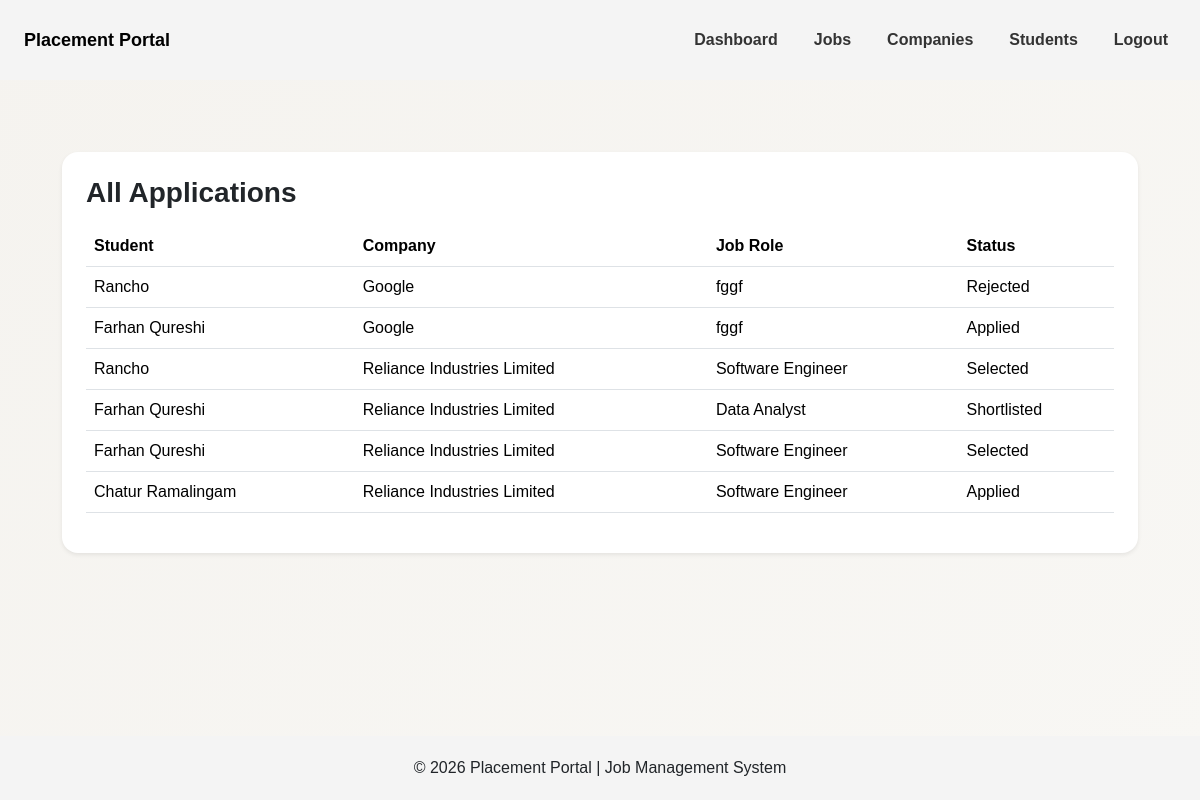
The app's page /admin_applications (signed in) with its own data.
### app.py (models this page shows)
class Application(db.Model):
    __tablename__ = "applications"
    id = db.Column(db.Integer, primary_key=True)
    status = db.Column(db.String(50), default="Applied")
    student_id = db.Column(db.Integer, db.ForeignKey("students.id"))
    job_id = db.Column(db.Integer, db.ForeignKey("jobs.id"))
    applied_at = db.Column(db.DateTime, default=datetime.utcnow)
    student = db.relationship("Student",back_populates="applications")
    job = db.relationship("Job",back_populates="applications")

class Student(db.Model):
    __tablename__ = "students"
    id = db.Column(db.Integer, primary_key=True)
    name = db.Column(db.String(150))
    college_name = db.Column(db.String(150))
    branch = db.Column(db.String(50))
    cgpa = db.Column(db.Float)
    skills = db.Column(db.String(300))
    resume_link = db.Column(db.String(200))
    is_blacklisted = db.Column(db.Boolean, default=False)
    user_id = db.Column(db.Integer, db.ForeignKey("users.id"))
    user = db.relationship("User",back_populates="student_profile")
    applications = db.relationship("Application",back_populates="student")

class Company(db.Model):
    __tablename__ = "companies"
    id = db.Column(db.Integer, primary_key=True)
    user_id = db.Column(db.Integer,db.ForeignKey("users.id"),nullable=False)
    company_name = db.Column(db.String(100))
    industry = db.Column(db.String(100))
    location = db.Column(db.String(100))
    website = db.Column(db.String(200))
    company_size = db.Column(db.String(50))
    hr_name = db.Column(db.String(100))
    hr_email = db.Column(db.String(120))
    description = db.Column(db.Text)
    is_blacklisted = db.Column(db.Boolean, default=False)
    jobs = db.relationship("Job",back_populates="company")

class Job(db.Model):
    __tablename__ = "jobs"
    id = db.Column(db.Integer, primary_key=True)
    role = db.Column(db.String(100))
    skills = db.Column(db.String(200))
    experience = db.Column(db.String(50))
    salary = db.Column(db.String(50))
    description = db.Column(db.Text)
    status = db.Column(db.String(20), default="Pending")
    deadline = db.Column(db.DateTime)
    created_at = db.Column(db.DateTime, default=datetime.utcnow)
    company_id = db.Column(db.Integer, db.ForeignKey("companies.id"))
    company = db.relationship("Company",back_populates="jobs")
    applications = db.relationship("Application",back_populates="job")

### app.py (the view)
@app.route("/admin_applications")
def admin_applications():
    if "id" not in session:
        return redirect("/login")
    user = User.query.get(session["id"])
    if user.role != "admin":
        return "Access denied"
    applications = Application.query.all()
    return render_template(
        "admin_applications.html",
        applications=applications
    )

### templates/admin_applications.html
{% extends "base.html" %}
{% block content %}
<div class="container mt-5" style="max-width:1100px;">
    <div class="card shadow-sm border-0 p-4 rounded-4">
        <h3 class="fw-bold mb-3">All Applications</h3>
        <table class="table table-hover">
            <thead>
                <tr>
                    <th>Student</th>
                    <th>Company</th>
                    <th>Job Role</th>
                    <th>Status</th>
                </tr>
            </thead>
            <tbody>
            {% for app in applications %}
            <tr>
                <td>{{ app.student.name }}</td>
                <td>{{ app.job.company.company_name }}</td>
                <td>{{ app.job.role }}</td>
                <td>{{ app.status }}</td>
            </tr>
            {% endfor %}
            </tbody>
        </table>
    </div>
</div>
{% endblock %}

### static/style.css (style rules this page uses)
html, body { height: 100%; margin: 0; font-family: Arial, sans-serif; background: linear-gradient(135deg, #f5f3ef, #f8f7f4); }
body { min-height: 100vh; display: flex; flex-direction: column; }
.card { border-radius: 14px; transition: 0.3s; }

### records on screen
Application: student.name "Rancho", job.company.company_name "Google", job.role "fggf", status "Rejected"
Application: student.name "Farhan Qureshi", job.company.company_name "Google", job.role "fggf", status "Applied"
Application: student.name "Rancho", job.company.company_name "Reliance Industries Limited", job.role "Software Engineer", status "Selected"
Application: student.name "Farhan Qureshi", job.company.company_name "Reliance Industries Limited", job.role "Data Analyst", status "Shortlisted"
Application: student.name "Farhan Qureshi", job.company.company_name "Reliance Industries Limited", job.role "Software Engineer", status "Selected"
Application: student.name "Chatur Ramalingam", job.company.company_name "Reliance Industries Limited", job.role "Software Engineer", status "Applied"
